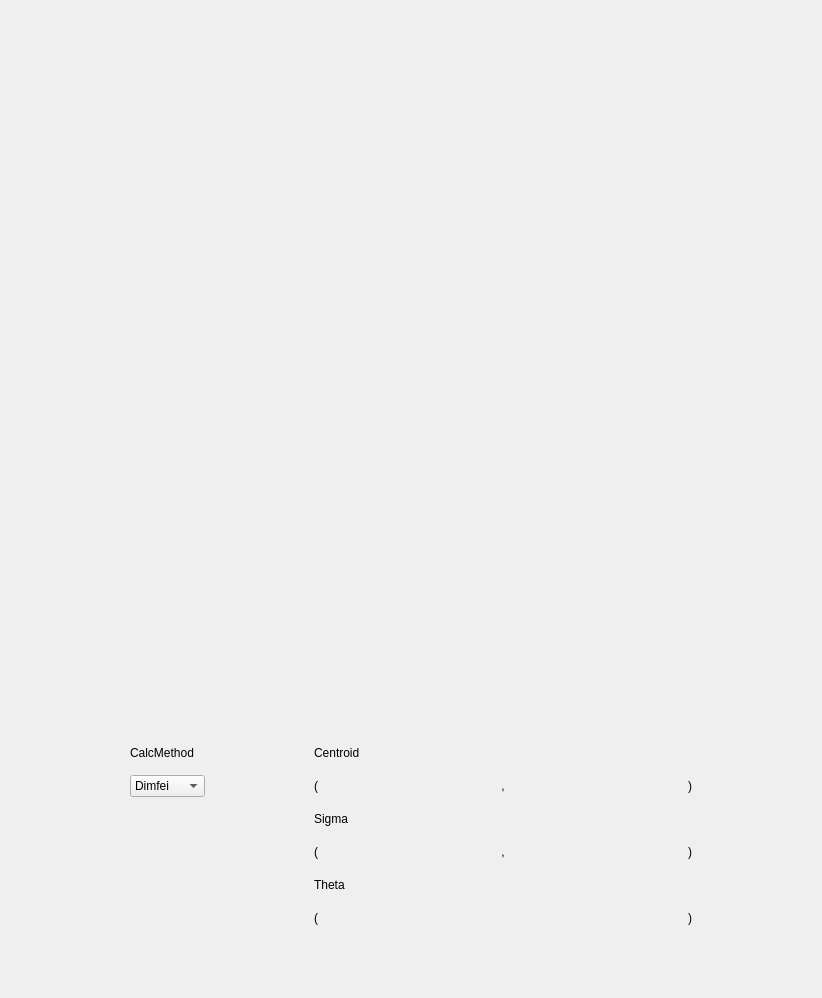
     <widget class="QWidget" name="Scrn42">
      <attribute name="title">
       <string>Scrn 4.2</string>
      </attribute>
      <layout class="QVBoxLayout" name="verticalLayout_16">
       <item>
        <spacer name="verticalSpacer_13">
         <property name="orientation">
          <enum>Qt::Vertical</enum>
         </property>
         <property name="sizeHint" stdset="0">
          <size>
           <width>20</width>
           <height>40</height>
          </size>
         </property>
        </spacer>
       </item>
       <item>
        <widget class="QWidget" name="widget_Scrn42" native="true">
         <property name="minimumSize">
          <size>
           <width>0</width>
           <height>0</height>
          </size>
         </property>
         <layout class="QGridLayout" name="gridLayout_7">
          <property name="leftMargin">
           <number>0</number>
          </property>
          <property name="topMargin">
           <number>0</number>
          </property>
          <property name="rightMargin">
           <number>0</number>
          </property>
          <property name="bottomMargin">
           <number>0</number>
          </property>
          <item row="2" column="0" rowspan="2" colspan="2">
           <widget class="QWidget" name="widget_Calculations_Scrn42" native="true">
            <layout class="QGridLayout" name="gridLayout_72">
             <property name="horizontalSpacing">
              <number>0</number>
             </property>
             <item row="1" column="7">
              <widget class="QFrame" name="frame_CentroidY_Scrn42">
               <property name="minimumSize">
                <size>
                 <width>180</width>
                 <height>40</height>
                </size>
               </property>
               <property name="frameShape">
                <enum>QFrame::NoFrame</enum>
               </property>
               <property name="frameShadow">
                <enum>QFrame::Raised</enum>
               </property>
               <widget class="PyDMLabel" name="PyDMLabel_CenterYDimfei_Scrn42">
                <property name="geometry">
                 <rect>
                  <x>10</x>
                  <y>0</y>
                  <width>180</width>
                  <height>40</height>
                 </rect>
                </property>
                <property name="minimumSize">
                 <size>
                  <width>180</width>
                  <height>40</height>
                 </size>
                </property>
                <property name="toolTip">
                 <string/>
                </property>
                <property name="whatsThis">
                 <string/>
                </property>
               </widget>
               <widget class="PyDMLabel" name="PyDMLabel_CenterYNDStats_Scrn42">
                <property name="geometry">
                 <rect>
                  <x>10</x>
                  <y>0</y>
                  <width>180</width>
                  <height>40</height>
                 </rect>
                </property>
                <property name="minimumSize">
                 <size>
                  <width>180</width>
                  <height>40</height>
                 </size>
                </property>
                <property name="toolTip">
                 <string/>
                </property>
                <property name="whatsThis">
                 <string/>
                </property>
               </widget>
              </widget>
             </item>
             <item row="1" column="3">
              <widget class="QLabel" name="label_1_48">
               <property name="text">
                <string>(</string>
               </property>
              </widget>
             </item>
             <item row="1" column="8">
              <widget class="QLabel" name="label_1_49">
               <property name="text">
                <string>)</string>
               </property>
              </widget>
             </item>
             <item row="1" column="4">
              <widget class="QFrame" name="frame_CentroidX_Scrn42">
               <property name="minimumSize">
                <size>
                 <width>180</width>
                 <height>40</height>
                </size>
               </property>
               <property name="frameShape">
                <enum>QFrame::NoFrame</enum>
               </property>
               <property name="frameShadow">
                <enum>QFrame::Raised</enum>
               </property>
               <widget class="PyDMLabel" name="PyDMLabel_CenterXNDStats_Scrn42">
                <property name="geometry">
                 <rect>
                  <x>10</x>
                  <y>0</y>
                  <width>180</width>
                  <height>40</height>
                 </rect>
                </property>
                <property name="minimumSize">
                 <size>
                  <width>180</width>
                  <height>40</height>
                 </size>
                </property>
                <property name="toolTip">
                 <string/>
                </property>
                <property name="whatsThis">
                 <string/>
                </property>
               </widget>
               <widget class="PyDMLabel" name="PyDMLabel_CenterXDimfei_Scrn42">
                <property name="geometry">
                 <rect>
                  <x>10</x>
                  <y>0</y>
                  <width>180</width>
                  <height>40</height>
                 </rect>
                </property>
                <property name="minimumSize">
                 <size>
                  <width>180</width>
                  <height>40</height>
                 </size>
                </property>
                <property name="toolTip">
                 <string/>
                </property>
                <property name="whatsThis">
                 <string/>
                </property>
               </widget>
              </widget>
             </item>
             <item row="3" column="4">
              <widget class="QFrame" name="frame_SigmaX_Scrn42">
               <property name="minimumSize">
                <size>
                 <width>180</width>
                 <height>40</height>
                </size>
               </property>
               <property name="frameShape">
                <enum>QFrame::NoFrame</enum>
               </property>
               <property name="frameShadow">
                <enum>QFrame::Raised</enum>
               </property>
               <widget class="PyDMLabel" name="PyDMLabel_SigmaXNDStats_Scrn42">
                <property name="geometry">
                 <rect>
                  <x>10</x>
                  <y>0</y>
                  <width>180</width>
                  <height>40</height>
                 </rect>
                </property>
                <property name="minimumSize">
                 <size>
                  <width>180</width>
                  <height>40</height>
                 </size>
                </property>
                <property name="toolTip">
                 <string/>
                </property>
                <property name="whatsThis">
                 <string/>
                </property>
               </widget>
               <widget class="PyDMLabel" name="PyDMLabel_SigmaXDimfei_Scrn42">
                <property name="geometry">
                 <rect>
                  <x>10</x>
                  <y>0</y>
                  <width>180</width>
                  <height>40</height>
                 </rect>
                </property>
                <property name="minimumSize">
                 <size>
                  <width>180</width>
                  <height>40</height>
                 </size>
                </property>
                <property name="toolTip">
                 <string/>
                </property>
                <property name="whatsThis">
                 <string/>
                </property>
               </widget>
              </widget>
             </item>
             <item row="3" column="6">
              <widget class="QLabel" name="label_1_50">
               <property name="text">
                <string> , </string>
               </property>
              </widget>
             </item>
             <item row="3" column="7">
              <widget class="QFrame" name="frame_SigmaY_Scrn42">
               <property name="minimumSize">
                <size>
                 <width>180</width>
                 <height>40</height>
                </size>
               </property>
               <property name="frameShape">
                <enum>QFrame::NoFrame</enum>
               </property>
               <property name="frameShadow">
                <enum>QFrame::Raised</enum>
               </property>
               <widget class="PyDMLabel" name="PyDMLabel_SigmaYNDStats_Scrn42">
                <property name="geometry">
                 <rect>
                  <x>10</x>
                  <y>0</y>
                  <width>180</width>
                  <height>40</height>
                 </rect>
                </property>
                <property name="minimumSize">
                 <size>
                  <width>180</width>
                  <height>40</height>
                 </size>
                </property>
                <property name="toolTip">
                 <string/>
                </property>
                <property name="whatsThis">
                 <string/>
                </property>
               </widget>
               <widget class="PyDMLabel" name="PyDMLabel_SigmaYDimfei_Scrn42">
                <property name="geometry">
                 <rect>
                  <x>10</x>
                  <y>0</y>
                  <width>180</width>
                  <height>40</height>
                 </rect>
                </property>
                <property name="minimumSize">
                 <size>
                  <width>180</width>
                  <height>40</height>
                 </size>
                </property>
                <property name="toolTip">
                 <string/>
                </property>
                <property name="whatsThis">
                 <string/>
                </property>
               </widget>
              </widget>
             </item>
             <item row="5" column="4" colspan="4">
              <widget class="QFrame" name="frame_Orientation_Scrn42">
               <property name="minimumSize">
                <size>
                 <width>180</width>
                 <height>40</height>
                </size>
               </property>
               <property name="frameShape">
                <enum>QFrame::NoFrame</enum>
               </property>
               <property name="frameShadow">
                <enum>QFrame::Raised</enum>
               </property>
               <widget class="PyDMLabel" name="PyDMLabel_ThetaNDStats_Scrn42">
                <property name="geometry">
                 <rect>
                  <x>100</x>
                  <y>0</y>
                  <width>180</width>
                  <height>40</height>
                 </rect>
                </property>
                <property name="minimumSize">
                 <size>
                  <width>180</width>
                  <height>40</height>
                 </size>
                </property>
                <property name="toolTip">
                 <string/>
                </property>
                <property name="whatsThis">
                 <string/>
                </property>
                <property name="alignment">
                 <set>Qt::AlignCenter</set>
                </property>
               </widget>
               <widget class="PyDMLabel" name="PyDMLabel_ThetaDimfei_Scrn42">
                <property name="geometry">
                 <rect>
                  <x>100</x>
                  <y>0</y>
                  <width>180</width>
                  <height>40</height>
                 </rect>
                </property>
                <property name="minimumSize">
                 <size>
                  <width>180</width>
                  <height>40</height>
                 </size>
                </property>
                <property name="toolTip">
                 <string/>
                </property>
                <property name="whatsThis">
                 <string/>
                </property>
                <property name="alignment">
                 <set>Qt::AlignCenter</set>
                </property>
               </widget>
              </widget>
             </item>
             <item row="4" column="3" colspan="6">
              <widget class="QLabel" name="label_Theta_Scrn42">
               <property name="text">
                <string>Theta</string>
               </property>
              </widget>
             </item>
             <item row="1" column="6">
              <widget class="QLabel" name="label_1_44">
               <property name="text">
                <string> , </string>
               </property>
              </widget>
             </item>
             <item row="0" column="3" colspan="6">
              <widget class="QLabel" name="label_Centroid_Scrn42">
               <property name="text">
                <string>Centroid</string>
               </property>
              </widget>
             </item>
             <item row="3" column="3">
              <widget class="QLabel" name="label_1_46">
               <property name="text">
                <string>(</string>
               </property>
              </widget>
             </item>
             <item row="5" column="8">
              <widget class="QLabel" name="label_1_43">
               <property name="text">
                <string>)</string>
               </property>
              </widget>
             </item>
             <item row="1" column="1">
              <widget class="PyDMEnumComboBox" name="PyDMEnumComboBox_CalcMethod_Scrn42">
               <property name="enabled">
                <bool>true</bool>
               </property>
               <property name="sizePolicy">
                <sizepolicy hsizetype="Preferred" vsizetype="Maximum">
                 <horstretch>0</horstretch>
                 <verstretch>0</verstretch>
                </sizepolicy>
               </property>
               <property name="toolTip">
                <string/>
               </property>
               <property name="whatsThis">
                <string/>
               </property>
               <item>
                <property name="text">
                 <string>Dimfei</string>
                </property>
               </item>
               <item>
                <property name="text">
                 <string>NDStats</string>
                </property>
               </item>
              </widget>
             </item>
             <item row="3" column="8">
              <widget class="QLabel" name="label_1_45">
               <property name="text">
                <string>)</string>
               </property>
              </widget>
             </item>
             <item row="5" column="3">
              <widget class="QLabel" name="label_1_47">
               <property name="text">
                <string>(</string>
               </property>
              </widget>
             </item>
             <item row="2" column="3" colspan="6">
              <widget class="QLabel" name="label_Sigma_Scrn42">
               <property name="text">
                <string>Sigma</string>
               </property>
              </widget>
             </item>
             <item row="0" column="1">
              <widget class="QLabel" name="label_CalcMethod_Scrn42">
               <property name="text">
                <string>CalcMethod</string>
               </property>
              </widget>
             </item>
             <item row="1" column="9">
              <spacer name="horizontalSpacer_15">
               <property name="orientation">
                <enum>Qt::Horizontal</enum>
               </property>
               <property name="sizeHint" stdset="0">
                <size>
                 <width>40</width>
                 <height>20</height>
                </size>
               </property>
              </spacer>
             </item>
             <item row="1" column="2">
              <spacer name="horizontalSpacer_16">
               <property name="orientation">
                <enum>Qt::Horizontal</enum>
               </property>
               <property name="sizeHint" stdset="0">
                <size>
                 <width>40</width>
                 <height>20</height>
                </size>
               </property>
              </spacer>
             </item>
             <item row="1" column="0">
              <spacer name="horizontalSpacer_17">
               <property name="orientation">
                <enum>Qt::Horizontal</enum>
               </property>
               <property name="sizeHint" stdset="0">
                <size>
                 <width>40</width>
                 <height>20</height>
                </size>
               </property>
              </spacer>
             </item>
            </layout>
           </widget>
          </item>
          <item row="0" column="0" colspan="2">
           <widget class="PyDMImageView" name="PyDMImageView_Scrn42">
            <property name="minimumSize">
             <size>
              <width>800</width>
              <height>640</height>
             </size>
            </property>
            <property name="maximumSize">
             <size>
              <width>800</width>
              <height>640</height>
             </size>
            </property>
            <property name="toolTip">
             <string/>
            </property>
            <property name="whatsThis">
             <string/>
            </property>
            <property name="imageChannel" stdset="0">
             <string>ca://TS-04:DI-Scrn-2:&amp;&amp;dataarray$$</string>
            </property>
            <property name="widthChannel" stdset="0">
             <string>ca://TS-04:DI-Scrn-2:$$width$$</string>
            </property>
           </widget>
          </item>
          <item row="1" column="0" colspan="2">
           <spacer name="verticalSpacer_14">
            <property name="orientation">
             <enum>Qt::Vertical</enum>
            </property>
            <property name="sizeHint" stdset="0">
             <size>
              <width>20</width>
              <height>40</height>
             </size>
            </property>
           </spacer>
          </item>
         </layout>
        </widget>
       </item>
       <item>
        <spacer name="verticalSpacer_15">
         <property name="orientation">
          <enum>Qt::Vertical</enum>
         </property>
         <property name="sizeHint" stdset="0">
          <size>
           <width>20</width>
           <height>40</height>
          </size>
         </property>
        </spacer>
       </item>
      </layout>
     </widget>
